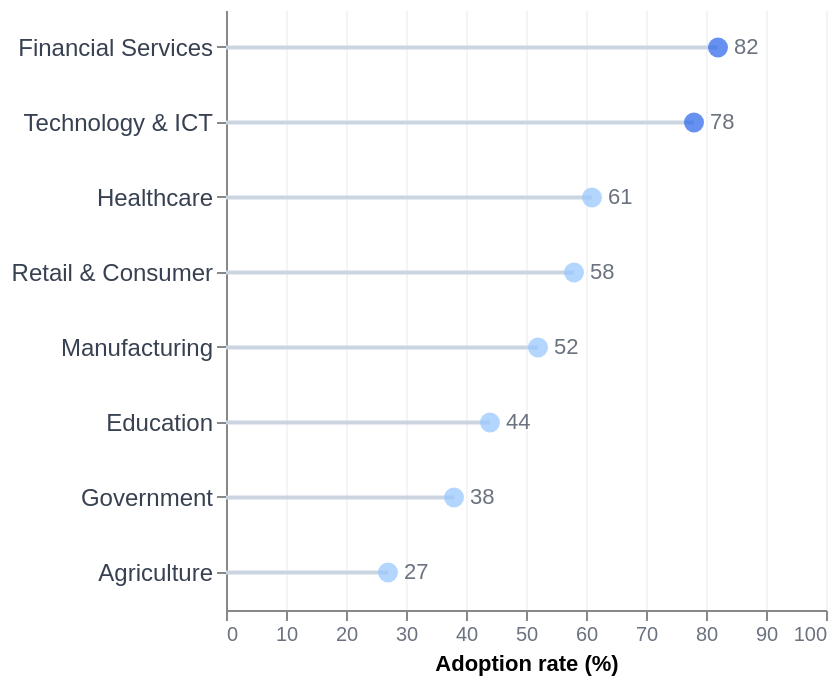

Source (Vega-Lite JSON):
### Vega-Lite specification from a JSON file in a GitHub repository (floating-point values rounded to 4 significant figures)
{"$schema": "https://vega.github.io/schema/vega-lite/v5.json", "description": "Australian enterprise AI adoption by industry (lollipop chart)", "width": "container", "height": 300, "data": {"values": [{"industry": "Financial Services", "adoption": 82}, {"industry": "Technology & ICT", "adoption": 78}, {"industry": "Healthcare", "adoption": 61}, {"industry": "Retail & Consumer", "adoption": 58}, {"industry": "Manufacturing", "adoption": 52}, {"industry": "Education", "adoption": 44}, {"industry": "Government", "adoption": 38}, {"industry": "Agriculture", "adoption": 27}]}, "layer": [{"mark": {"type": "rule", "strokeWidth": 2, "color": "#CBD5E1"}, "encoding": {"y": {"field": "industry", "type": "nominal", "sort": "-x", "axis": {"title": null, "labelColor": "#374151", "labelFontSize": 12}}, "x": {"field": "adoption", "type": "quantitative", "scale": {"domain": [0, 100]}, "axis": {"title": "Adoption rate (%)", "labelColor": "#6B7280", "gridColor": "#F3F4F6", "format": "d"}}, "x2": {"datum": 0}}}, {"mark": {"type": "point", "filled": true, "size": 100}, "encoding": {"y": {"field": "industry", "type": "nominal", "sort": "-x"}, "x": {"field": "adoption", "type": "quantitative"}, "color": {"condition": {"test": "datum.industry === 'Financial Services' || datum.industry === 'Technology & ICT'", "value": "#2563EB"}, "value": "#93C5FD"}, "tooltip": [{"field": "industry", "type": "nominal", "title": "Industry"}, {"field": "adoption", "type": "quantitative", "title": "Adoption rate (%)", "format": "d"}]}}, {"mark": {"type": "text", "align": "left", "dx": 8, "fontSize": 11, "color": "#6B7280"}, "encoding": {"y": {"field": "industry", "type": "nominal", "sort": "-x"}, "x": {"field": "adoption", "type": "quantitative"}, "text": {"field": "adoption", "format": "d", "type": "quantitative"}}}], "config": {"background": "transparent", "view": {"stroke": null}, "font": "DM Sans, sans-serif"}}
